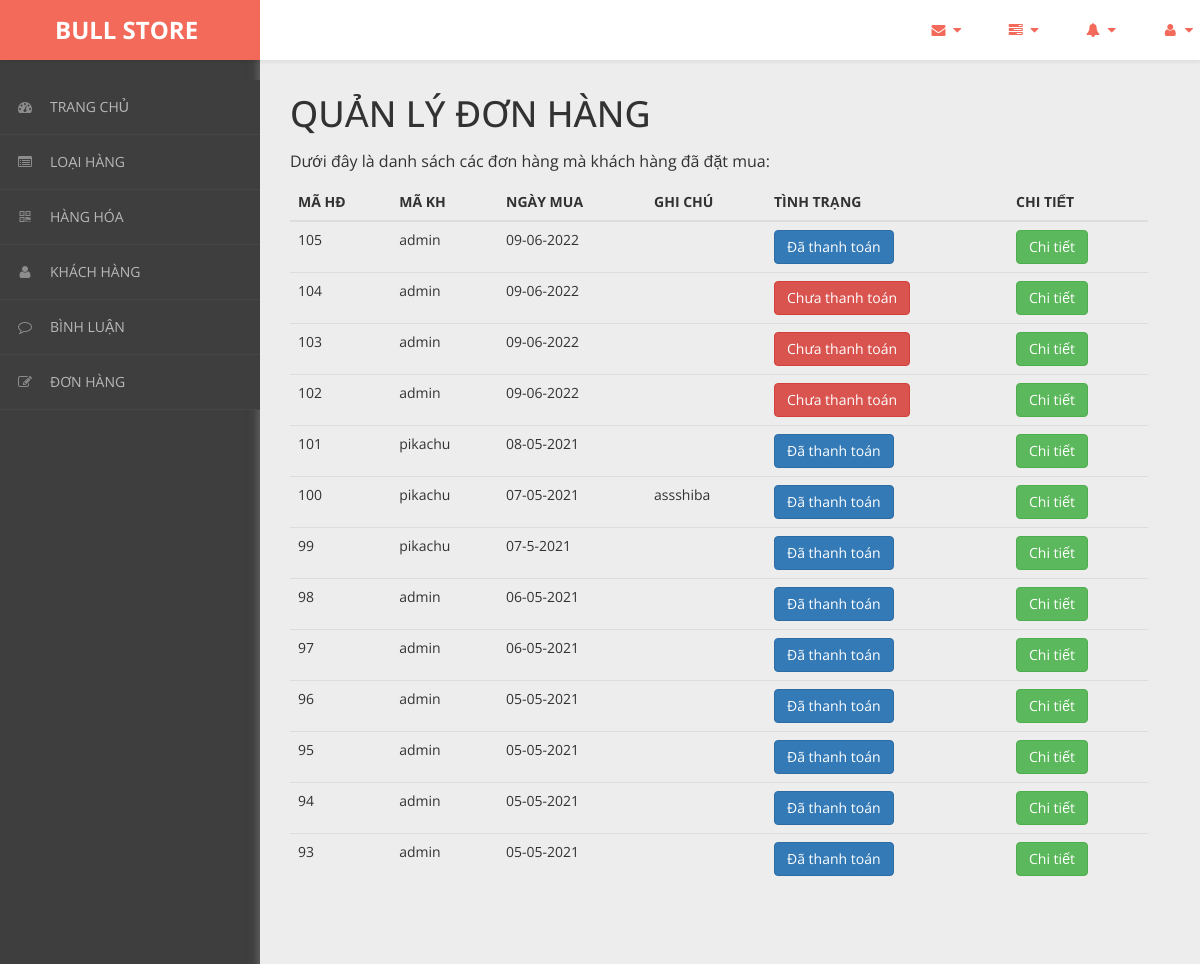
The app's page /admin/content/hoa-don/hoa-don-list.php with its own data.
### tables this page shows
CREATE TABLE `hoa_don` (
  `ma_hd` int(11) NOT NULL,
  `ngay_mua` varchar(20) NOT NULL,
  `ghi_chu` varchar(50) NOT NULL,
  `tinh_trang` varchar(20) NOT NULL DEFAULT '0',
  `ma_kh` varchar(50) NOT NULL
);

### admin/dao/pdo.php (called while the page is built, shortened)
<?php
    function pdo_get_connection(){
        $pdo = new PDO("mysql:host=localhost;dbname=project-web",'root','');
        $pdo->setAttribute(PDO::ATTR_ERRMODE, PDO::ERRMODE_EXCEPTION);
        return $pdo;
    }
    function pdo_query($sql){
        $sql_args = array_slice(func_get_args(),1);
        try{
            $conn = pdo_get_connection();
            $stmt = $conn ->prepare($sql);
            $stmt -> execute($sql_args);
            $rows = $stmt -> fetchAll();
            return $rows;
        }catch(PDOException $e){
            throw $e;
        }finally{
            unset($conn);
        }
    }
    ?>

### admin/dao/hoa-don.php (called while the page is built, shortened)
<?php
    require_once ('pdo.php');
    function hoa_don_select_all(){
        $sql = "SELECT * FROM hoa_don ORDER BY ma_hd DESC";
        return pdo_query($sql);
    }
?>

### admin/content/hoa-don/hoa-don-list.php (the view, shortened to what this page needs)
<!DOCTYPE html>
<html xmlns="http://www.w3.org/1999/xhtml">
<head>
    <link href="../../../css/admin/css/bootstrap.css" rel="stylesheet" />
    <link href="../../../css/admin/css/font-awesome.css" rel="stylesheet" />
    <link href="../../../css/admin/css/custom-styles.css" rel="stylesheet" />
</head>
<body>
    <div id="wrapper">
        <nav class="navbar navbar-default top-navbar" role="navigation">
            <div class="navbar-header">
                <a class="navbar-brand" href="../../../../project-web/trang-chinh/"><strong style = "margin-left: 40px;">BULL STORE</strong></a>
            </div>
            <ul class="nav navbar-top-links navbar-right">
                <li class="dropdown">
                    <a class="dropdown-toggle" data-toggle="dropdown" href="#" aria-expanded="false">
                        <i class="fa fa-envelope fa-fw"></i> <i class="fa fa-caret-down"></i>
                    </a>
                </li>
                <li class="dropdown">
                    <a class="dropdown-toggle" data-toggle="dropdown" href="#" aria-expanded="false">
                        <i class="fa fa-tasks fa-fw"></i> <i class="fa fa-caret-down"></i>
                    </a>
                </li>
                <li class="dropdown">
                    <a class="dropdown-toggle" data-toggle="dropdown" href="#" aria-expanded="false">
                        <i class="fa fa-bell fa-fw"></i> <i class="fa fa-caret-down"></i>
                    </a>
                </li>
                <li class="dropdown">
                    <a class="dropdown-toggle" data-toggle="dropdown" href="#" aria-expanded="false">
                        <i class="fa fa-user fa-fw"></i> <i class="fa fa-caret-down"></i>
                    </a>
                </li>
            </ul>
        </nav>
        <nav class="navbar-default navbar-side" role="navigation">
            <div class="sidebar-collapse">
                <ul class="nav" id="main-menu">
                    <li>
                        <a href="../thong-ke/thong-ke-list.php"><i class="fa fa-dashboard"></i>TRANG CHỦ</a>
                    </li>
                    <li>
                        <a href="../loai-hang/loai-hang-list.php"><i class="fa fa-list-alt" aria-hidden="true"></i>LOẠI HÀNG</a>
                    </li>
                    <li>
                        <a href="../hang-hoa/hang-hoa-list.php"><i class="fa fa-qrcode"></i>HÀNG HÓA</a>
                    </li>
                    <li>
                        <a href="../khach-hang/khach-hang-list.php"><i class="fa fa-user"></i>KHÁCH HÀNG</a>
                    </li>
                    <li>
                        <a href="../binh-luan/binh-luan-list.php"><i class="fa fa-comment-o" aria-hidden="true"></i>BÌNH LUẬN</a>
                    </li>
                    <li>
                        <a href="../hoa-don/hoa-don-list.php"><i class="fa fa-edit"></i>ĐƠN HÀNG</a>
                    </li>
                </ul>
            </div>
        </nav>
        <div id="page-wrapper">
		  <div class="header">
                <div class="page-header">
                    <h1>QUẢN LÝ ĐƠN HÀNG</h1>
                    <p>Dưới đây là danh sách các đơn hàng mà khách hàng đã đặt mua: </p>
                    <?php
                        require_once ('../../dao/hoa-don.php');
                        $items = hoa_don_select_all();
                    ?>
                    <table class="table table-hover">
                        <thead>
                            <tr>
                                <th>MÃ HĐ</th>
                                <th>MÃ KH</th>
                                <th>NGÀY MUA</th>
                                <th>GHI CHÚ</th>
                                <th>TÌNH TRẠNG</th>
                                <th>CHI TIẾT</th>
                            </tr>
                        </thead>
                        <tbody>
                            <?php foreach($items as $item){
                                extract($item);
                            ?>
                                <tr>
                                    <td><?=$ma_hd?></td>
                                    <td><?=$ma_kh?></td>
                                    <td><?=$ngay_mua?></td>
                                    <td><?=$ghi_chu?></td>
                                    <td>
                                        <a href="thanh-toan-gio-hang.php?ma_hd=<?=$ma_hd?>">
                                        <?php
                                            if($tinh_trang == 0){
                                                echo '<button class="btn btn-danger name="thanh_toan">';
                                                echo "Chưa thanh toán";
                                            }else{
                                                echo '<button class="btn btn-primary name ="thanh_toan">';
                                                echo "Đã thanh toán";
                                            }
                                        ?>
                                        </button></a>
                                    </td>
                                    <td><a href="chi-tiet-hoa-don.php?ma_hd=<?=$ma_hd?>&ma_kh=<?=$ma_kh?>"><button class="btn btn-success">Chi tiết</button></a></td>
                                </tr>
                            <?php } ?>
                        </tbody>
                    </table>
                </div>
		    </div>
        </div>
    </div>
</body>
</html>

### css/admin/css/custom-styles.css (style rules this page uses)
body { font-family: 'Open Sans', sans-serif; background: #3E3E3E; }
#wrapper { width: 100%; }
#page-wrapper { padding: 15px 15px; min-height: 600px; background: #EDEDED; }
h1, .h1, h2, .h2, h3, .h3 { margin-top: 7px; margin-bottom: -5px; }
p { font-size:16px; line-height:25px; padding-top:20px; }
.navbar-side { z-index: 0; }
.navbar-side .nav > li > a > i { color: #8C8C8C;padding: 8px;width: 30px;text-align: center; }
.top-navbar { position: fixed; width: 100%; z-index: 300; -webkit-box-shadow: 0 3px 3px rgba(0, 0, 0, 0.05); -moz-box-shadow: 0 3px 3px rgba(0, 0, 0, 0.05); box-shadow: 0 3px 3px rgba(0, 0, 0, 0.05); }
.navbar-side { z-index: 1; position: fixed; width: 260px; top: 80px; }
#page-wrapper { position: relative; top: 55px; box-shadow: 0 0 10px #757575; -moz-box-shadow: 0 0 10px #757575; -webkit-box-shadow: 0 0 10px #757575; }
.page-header { margin: 0;border-bottom: 1px solid transparent;text-align: left;background-color: rgb(237, 237, 237);padding: 32px 22px 32px 0;color: #323232; }
.header { margin: 0 30px; }
.top-navbar { margin:0px; }
.top-navbar .navbar-brand { color: #fff;width: 260px;text-align: left;height: 60px;font-size: 24px;font-weight: 700;line-height: 30px;background: #F36A5A; }
.top-navbar .nav > li { position: relative; display: inline-block; margin: 0px; padding: 0px; }
.top-navbar .nav > li > a { position: relative; display: block; padding: 20px;color: #FFFFFF; margin: 0px; }
.sidebar-collapse , .sidebar-collapse .nav { background:none; }
.sidebar-collapse .nav { padding:0; }
.sidebar-collapse .nav > li > a { color: #B8B8B8; background:transparent; text-shadow:none; font-size: 14px; }
.sidebar-collapse > .nav > li > a { padding: 12px 10px; }
.sidebar-collapse > .nav > li { border-bottom: 1px solid rgba(107, 108, 109, 0.19); }
.navbar-side { border:none; background: #3E3E3E; }
.top-navbar { background: #FFFFFF; border-bottom:none; }
.top-navbar .nav > li > a > i { margin-right: 2px; }
.navbar-default { border:0px solid black; }
.navbar-header { background: transparent; }
.nav > li > a > i { margin-right:10px; color: rgb(243, 106, 90); }
@media (min-width:768px) { #page-wrapper { margin: 0 0 0 260px; padding: 0; min-height: 1200px; } }
@media (min-width:768px) { .navbar-side { width: 260px; z-index: 1; } }
@media (min-width:768px) { .navbar { border-radius: 0px; } }

### records on screen
hoa_don: ma_hd "105", ma_kh "admin", ngay_mua "09-06-2022", tinh_trang "Đã thanh toán"
hoa_don: ma_hd "104", ma_kh "admin", ngay_mua "09-06-2022", tinh_trang "Chưa thanh toán"
hoa_don: ma_hd "103", ma_kh "admin", ngay_mua "09-06-2022", tinh_trang "Chưa thanh toán"
hoa_don: ma_hd "102", ma_kh "admin", ngay_mua "09-06-2022", tinh_trang "Chưa thanh toán"
hoa_don: ma_hd "101", ma_kh "pikachu", ngay_mua "08-05-2021", tinh_trang "Đã thanh toán"
hoa_don: ma_hd "100", ma_kh "pikachu", ngay_mua "07-05-2021", ghi_chu "assshiba", tinh_trang "Đã thanh toán"
hoa_don: ma_hd "99", ma_kh "pikachu", ngay_mua "07-5-2021", tinh_trang "Đã thanh toán"
hoa_don: ma_hd "98", ma_kh "admin", ngay_mua "06-05-2021", tinh_trang "Đã thanh toán"
hoa_don: ma_hd "97", ma_kh "admin", ngay_mua "06-05-2021", tinh_trang "Đã thanh toán"
hoa_don: ma_hd "96", ma_kh "admin", ngay_mua "05-05-2021", tinh_trang "Đã thanh toán"
hoa_don: ma_hd "95", ma_kh "admin", ngay_mua "05-05-2021", tinh_trang "Đã thanh toán"
hoa_don: ma_hd "94", ma_kh "admin", ngay_mua "05-05-2021", tinh_trang "Đã thanh toán"
hoa_don: ma_hd "93", ma_kh "admin", ngay_mua "05-05-2021", tinh_trang "Đã thanh toán"
